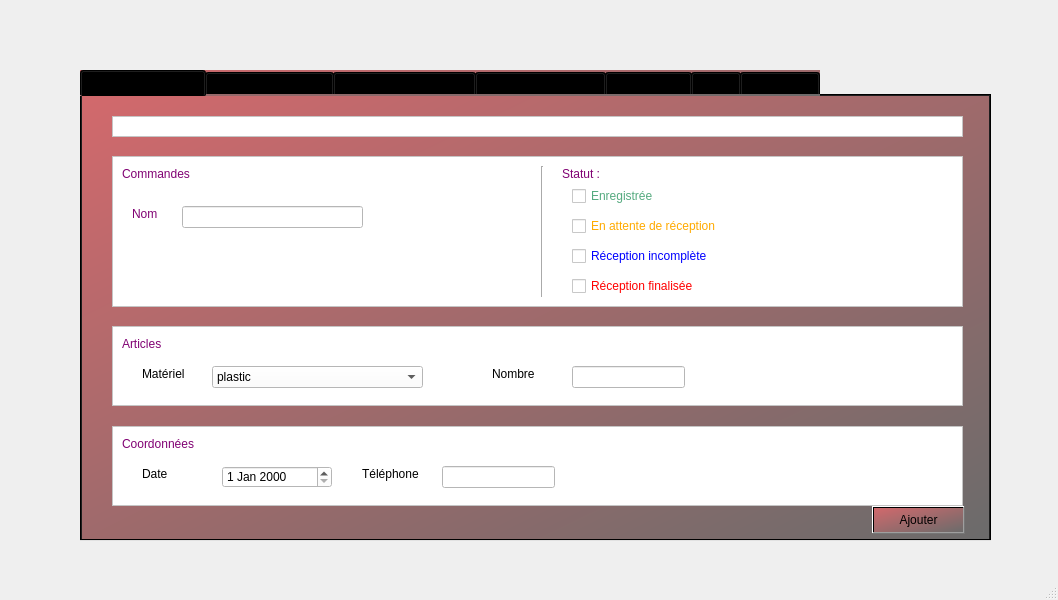
<?xml version="1.0" encoding="UTF-8"?>
<ui version="4.0">
 <class>MainWindow</class>
 <widget class="QMainWindow" name="MainWindow">
  <property name="geometry">
   <rect>
    <x>0</x>
    <y>0</y>
    <width>1058</width>
    <height>600</height>
   </rect>
  </property>
  <property name="windowTitle">
   <string>MainWindow</string>
  </property>
  <property name="documentMode">
   <bool>true</bool>
  </property>
  <widget class="QWidget" name="centralwidget">
   <widget class="QTabWidget" name="tabWidget">
    <property name="geometry">
     <rect>
      <x>80</x>
      <y>70</y>
      <width>911</width>
      <height>471</height>
     </rect>
    </property>
    <property name="styleSheet">
     <string notr="true">background-color: qlineargradient(spread:pad, x1:0, y1:0, x2:1, y2:1, stop:0 rgba(210, 105, 108, 255), stop:1 rgba(107, 107, 107, 255));</string>
    </property>
    <property name="currentIndex">
     <number>0</number>
    </property>
    <widget class="QWidget" name="tab">
     <attribute name="title">
      <string>Ajouter fournisseur</string>
     </attribute>
     <widget class="QDateEdit" name="dateEdit">
      <property name="geometry">
       <rect>
        <x>140</x>
        <y>370</y>
        <width>110</width>
        <height>22</height>
       </rect>
      </property>
      <property name="styleSheet">
       <string notr="true">color: rgb(255, 255, 255);
color: rgb(0, 0, 0);
background-color: rgb(255, 255, 255);</string>
      </property>
     </widget>
     <widget class="QFrame" name="frame">
      <property name="geometry">
       <rect>
        <x>30</x>
        <y>60</y>
        <width>851</width>
        <height>151</height>
       </rect>
      </property>
      <property name="styleSheet">
       <string notr="true">color: rgb(255, 255, 255);
background-color: rgb(255, 255, 255);</string>
      </property>
      <property name="frameShape">
       <enum>QFrame::StyledPanel</enum>
      </property>
      <property name="frameShadow">
       <enum>QFrame::Raised</enum>
      </property>
      <widget class="QLineEdit" name="lineEdit_nom">
       <property name="geometry">
        <rect>
         <x>70</x>
         <y>50</y>
         <width>181</width>
         <height>22</height>
        </rect>
       </property>
       <property name="styleSheet">
        <string notr="true">color: rgb(255, 255, 255);
color: rgb(0, 0, 0);</string>
       </property>
       <property name="text">
        <string/>
       </property>
      </widget>
      <widget class="QLabel" name="Nom">
       <property name="geometry">
        <rect>
         <x>20</x>
         <y>50</y>
         <width>31</width>
         <height>16</height>
        </rect>
       </property>
       <property name="styleSheet">
        <string notr="true">color: rgb(255, 255, 255);
color: rgb(0, 0, 0);
color: rgb(0, 0, 0);
color: rgb(129, 2, 115);</string>
       </property>
       <property name="text">
        <string>Nom</string>
       </property>
      </widget>
      <widget class="Line" name="line">
       <property name="geometry">
        <rect>
         <x>420</x>
         <y>10</y>
         <width>20</width>
         <height>131</height>
        </rect>
       </property>
       <property name="orientation">
        <enum>Qt::Vertical</enum>
       </property>
      </widget>
      <widget class="QLabel" name="label_7">
       <property name="geometry">
        <rect>
         <x>450</x>
         <y>10</y>
         <width>56</width>
         <height>16</height>
        </rect>
       </property>
       <property name="styleSheet">
        <string notr="true">color: rgb(129, 2, 115);</string>
       </property>
       <property name="text">
        <string>Statut :</string>
       </property>
      </widget>
      <widget class="QCheckBox" name="checkBox_Enreg">
       <property name="geometry">
        <rect>
         <x>460</x>
         <y>30</y>
         <width>101</width>
         <height>20</height>
        </rect>
       </property>
       <property name="styleSheet">
        <string notr="true">color: rgb(129, 2, 115);
color: rgb(85, 170, 127);</string>
       </property>
       <property name="text">
        <string>Enregistrée</string>
       </property>
      </widget>
      <widget class="QCheckBox" name="checkBox_attente">
       <property name="geometry">
        <rect>
         <x>460</x>
         <y>60</y>
         <width>171</width>
         <height>20</height>
        </rect>
       </property>
       <property name="styleSheet">
        <string notr="true">color: rgb(255, 170, 0);</string>
       </property>
       <property name="text">
        <string>En attente de réception</string>
       </property>
      </widget>
      <widget class="QCheckBox" name="checkBox_incomplete">
       <property name="geometry">
        <rect>
         <x>460</x>
         <y>90</y>
         <width>161</width>
         <height>20</height>
        </rect>
       </property>
       <property name="styleSheet">
        <string notr="true">color: rgb(0, 0, 255);</string>
       </property>
       <property name="text">
        <string>Réception incomplète</string>
       </property>
      </widget>
      <widget class="QCheckBox" name="checkBox_fin">
       <property name="geometry">
        <rect>
         <x>460</x>
         <y>120</y>
         <width>141</width>
         <height>20</height>
        </rect>
       </property>
       <property name="styleSheet">
        <string notr="true">color: rgb(255, 0, 0);</string>
       </property>
       <property name="text">
        <string>Réception finalisée</string>
       </property>
      </widget>
      <widget class="QLabel" name="label_9">
       <property name="geometry">
        <rect>
         <x>10</x>
         <y>10</y>
         <width>81</width>
         <height>16</height>
        </rect>
       </property>
       <property name="styleSheet">
        <string notr="true">color: rgb(129, 2, 115);</string>
       </property>
       <property name="text">
        <string>Commandes</string>
       </property>
      </widget>
     </widget>
     <widget class="QFrame" name="frame_2">
      <property name="geometry">
       <rect>
        <x>30</x>
        <y>230</y>
        <width>851</width>
        <height>80</height>
       </rect>
      </property>
      <property name="styleSheet">
       <string notr="true">background-color: rgb(255, 255, 255);</string>
      </property>
      <property name="frameShape">
       <enum>QFrame::StyledPanel</enum>
      </property>
      <property name="frameShadow">
       <enum>QFrame::Raised</enum>
      </property>
      <widget class="QLabel" name="label_8">
       <property name="geometry">
        <rect>
         <x>10</x>
         <y>10</y>
         <width>56</width>
         <height>16</height>
        </rect>
       </property>
       <property name="styleSheet">
        <string notr="true">color: rgb(129, 2, 115);</string>
       </property>
       <property name="text">
        <string>Articles</string>
       </property>
      </widget>
      <widget class="QLineEdit" name="lineEdit_nombre">
       <property name="geometry">
        <rect>
         <x>460</x>
         <y>40</y>
         <width>113</width>
         <height>22</height>
        </rect>
       </property>
      </widget>
      <widget class="QLabel" name="label_5">
       <property name="geometry">
        <rect>
         <x>380</x>
         <y>40</y>
         <width>56</width>
         <height>16</height>
        </rect>
       </property>
       <property name="styleSheet">
        <string notr="true">color: rgb(255, 255, 255);
color: rgb(0, 0, 0);</string>
       </property>
       <property name="text">
        <string>Nombre</string>
       </property>
      </widget>
      <widget class="QLabel" name="label_4">
       <property name="geometry">
        <rect>
         <x>30</x>
         <y>40</y>
         <width>56</width>
         <height>16</height>
        </rect>
       </property>
       <property name="styleSheet">
        <string notr="true">color: rgb(255, 255, 255);
background-color: rgb(255, 255, 255);
color: rgb(0, 0, 0);</string>
       </property>
       <property name="text">
        <string>Matériel</string>
       </property>
      </widget>
      <widget class="QComboBox" name="comboBox_materiel">
       <property name="geometry">
        <rect>
         <x>100</x>
         <y>40</y>
         <width>211</width>
         <height>22</height>
        </rect>
       </property>
       <item>
        <property name="text">
         <string>plastic</string>
        </property>
       </item>
       <item>
        <property name="text">
         <string>fer</string>
        </property>
       </item>
      </widget>
     </widget>
     <widget class="QFrame" name="frame_3">
      <property name="geometry">
       <rect>
        <x>30</x>
        <y>330</y>
        <width>851</width>
        <height>80</height>
       </rect>
      </property>
      <property name="styleSheet">
       <string notr="true">background-color: rgb(255, 255, 255);</string>
      </property>
      <property name="frameShape">
       <enum>QFrame::StyledPanel</enum>
      </property>
      <property name="frameShadow">
       <enum>QFrame::Raised</enum>
      </property>
      <widget class="QLabel" name="label">
       <property name="geometry">
        <rect>
         <x>10</x>
         <y>10</y>
         <width>91</width>
         <height>16</height>
        </rect>
       </property>
       <property name="styleSheet">
        <string notr="true">color: rgb(129, 2, 115);</string>
       </property>
       <property name="text">
        <string>Coordonnées</string>
       </property>
      </widget>
      <widget class="QLineEdit" name="lineEdit_tel">
       <property name="geometry">
        <rect>
         <x>330</x>
         <y>40</y>
         <width>113</width>
         <height>22</height>
        </rect>
       </property>
      </widget>
      <widget class="QLabel" name="label_3">
       <property name="geometry">
        <rect>
         <x>250</x>
         <y>40</y>
         <width>71</width>
         <height>16</height>
        </rect>
       </property>
       <property name="styleSheet">
        <string notr="true">color: rgb(255, 255, 255);
color: rgb(0, 0, 0);
background-color: rgb(255, 255, 255);</string>
       </property>
       <property name="text">
        <string>Téléphone</string>
       </property>
      </widget>
      <widget class="QLabel" name="label_6">
       <property name="geometry">
        <rect>
         <x>30</x>
         <y>40</y>
         <width>56</width>
         <height>16</height>
        </rect>
       </property>
       <property name="styleSheet">
        <string notr="true">color: rgb(255, 255, 255);
color: rgb(0, 0, 0);
background-color: rgb(255, 255, 255);</string>
       </property>
       <property name="text">
        <string>Date</string>
       </property>
      </widget>
     </widget>
     <widget class="QFrame" name="Ajouter_fournisseurs">
      <property name="geometry">
       <rect>
        <x>30</x>
        <y>20</y>
        <width>851</width>
        <height>21</height>
       </rect>
      </property>
      <property name="styleSheet">
       <string notr="true">background-color: rgb(255, 255, 255);</string>
      </property>
      <property name="frameShape">
       <enum>QFrame::StyledPanel</enum>
      </property>
      <property name="frameShadow">
       <enum>QFrame::Raised</enum>
      </property>
     </widget>
     <widget class="QPushButton" name="pushButton">
      <property name="geometry">
       <rect>
        <x>790</x>
        <y>410</y>
        <width>93</width>
        <height>28</height>
       </rect>
      </property>
      <property name="text">
       <string>Ajouter</string>
      </property>
      <property name="checkable">
       <bool>false</bool>
      </property>
      <property name="autoExclusive">
       <bool>false</bool>
      </property>
      <property name="autoDefault">
       <bool>false</bool>
      </property>
      <property name="default">
       <bool>false</bool>
      </property>
      <property name="flat">
       <bool>false</bool>
      </property>
     </widget>
     <zorder>frame_3</zorder>
     <zorder>frame_2</zorder>
     <zorder>frame</zorder>
     <zorder>dateEdit</zorder>
     <zorder>Ajouter_fournisseurs</zorder>
     <zorder>pushButton</zorder>
    </widget>
    <widget class="QWidget" name="tab_2">
     <attribute name="title">
      <string>Afficher fournisseur</string>
     </attribute>
    </widget>
    <widget class="QWidget" name="tab_3">
     <attribute name="title">
      <string>Supprimer fournisseur</string>
     </attribute>
    </widget>
    <widget class="QWidget" name="tab_4">
     <attribute name="title">
      <string>Modifier fournisseur</string>
     </attribute>
    </widget>
    <widget class="QWidget" name="tab_5">
     <attribute name="title">
      <string>Rechercher</string>
     </attribute>
    </widget>
    <widget class="QWidget" name="tab_6">
     <attribute name="title">
      <string>Trier</string>
     </attribute>
    </widget>
    <widget class="QWidget" name="tab_7">
     <attribute name="title">
      <string>Statistique</string>
     </attribute>
    </widget>
   </widget>
  </widget>
  <widget class="QMenuBar" name="menubar">
   <property name="geometry">
    <rect>
     <x>0</x>
     <y>0</y>
     <width>1058</width>
     <height>26</height>
    </rect>
   </property>
  </widget>
  <widget class="QStatusBar" name="statusbar"/>
 </widget>
 <resources/>
 <connections/>
</ui>
